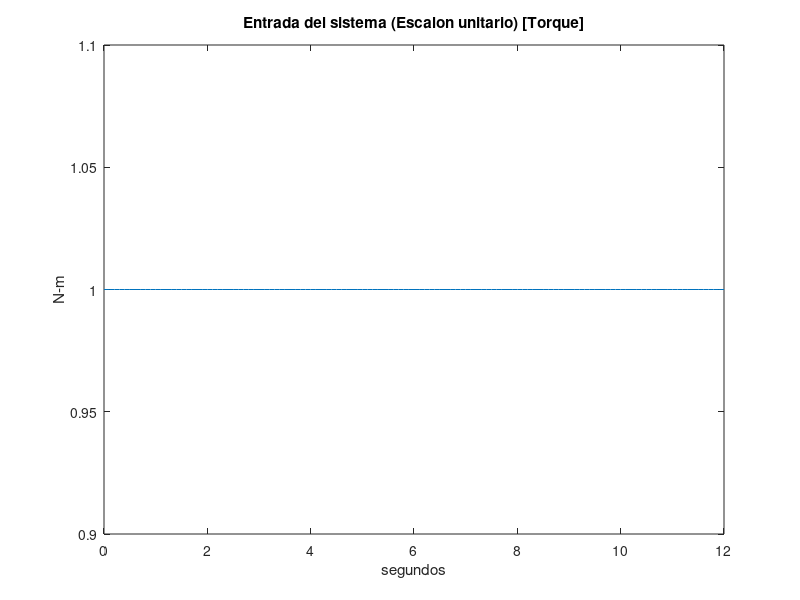
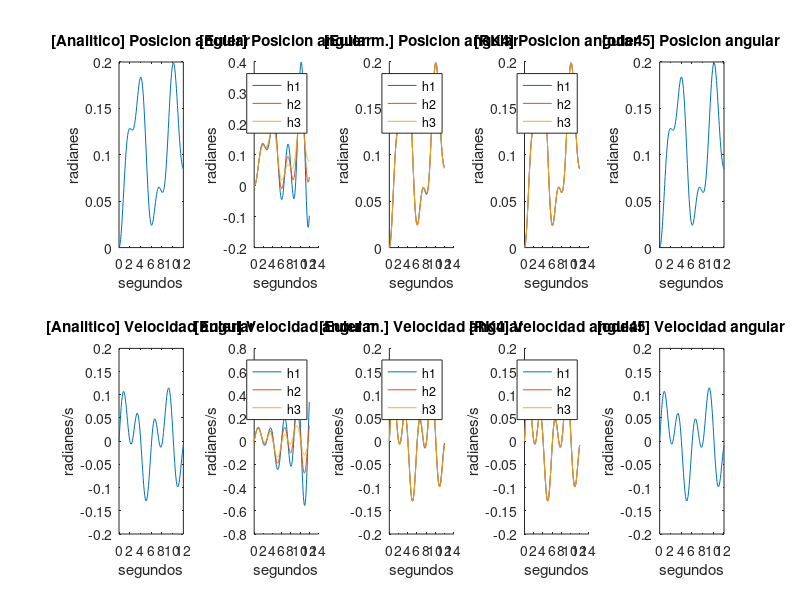

MATLAB code to generate these figures, in order:
clc; clear all; close all;

%% DATOS SISTEMA
J1 = 5;
J2 = 4;

K1= 10;
K2= 8;

T1 = 1;

%% EC. ESTADO
A = [0, 1, 0, 0; -(K1+K2)/J1, 0, K2/J1, 0; 0, 0, 0, 1; K2/J2, 0, -K2/J2, 0];
B = [0; T1/J1; 0; 0];
C = eye(4);

%% DATOS. SIM
tiempo_sim = 12;
h = [0.08, 0.05, 0.01]

%% M. ANALITICO
p_angular = @(t) 0.1 - 0.0704*cos(0.9167*t) - 0.0295*cos(2.1816*t);
v_angular = @(t) 0.0645*sin(2.1816*t) + 0.0645*sin(0.9167*t);

t = 0:0.1:tiempo_sim;
T = T1 * ones(1, length(t));
figure(1);
plot(t, T);
title('Entrada del sistema (Escalon unitario) [Torque]');
xlabel('segundos');
ylabel('N-m');

figure(2);
subplot(2, 5, 1);
plot(t, p_angular(t));
title('[Analitico] Posicion angular');
xlabel('segundos');
ylabel('radianes');

subplot(2, 5, 6);
plot(t, v_angular(t));
title('[Analitico] Velocidad angular');
xlabel('segundos');
ylabel('radianes/s');

%% M. EULER
x_e(:, 1) = [0, 0, 0, 0];
t_e(1) = 0;
for n = 1:length(h)
    for m = 1:tiempo_sim/h(n)
        x_e(:, m+1) = x_e(:, m) + h(n) * (A*x_e(:, m) + B*T1);
        t_e(m+1) = t_e(m) + h(n);
    end
    
    x_e = C *  x_e;
    subplot(2, 5, 2); hold on;
    plot(t_e, x_e(1, :));
    
    subplot(2, 5, 7); hold on;
    plot(t_e, x_e(2, :));
end
subplot(2, 5, 2);
legend('h1', 'h2', 'h3');
title('[Euler] Posicion angular');
xlabel('segundos');
ylabel('radianes');
subplot(2, 5, 7);
legend('h1', 'h2', 'h3');
title('[Euler] Velocidad angular');
xlabel('segundos');
ylabel('radianes/s');

%% M. EULER MEJORADO
x_m(:, 1) = [0, 0, 0, 0];
t_m(1) = 0;
for n = 1:length(h)
    for m = 1:tiempo_sim/h(n)
        x_m(:, m+1) = x_m(:, m) + h(n) * (A*x_m(:, m) + B*T1);
        t_m(m+1) = t_m(m) + h(n);
        x_m(:, m+1) = x_m(:, m) + h(n) * ( A*x_m(:, m) + B*T1 + A*x_m(:, m+1) + B*T1 )/2;
    end
    
    X1_mejorado = C *  x_m;
    subplot(2, 5, 3); hold on;
    plot(t_m, x_m(1, :));
    
    subplot(2, 5, 8); hold on;
    plot(t_m, x_m(2, :));
end
subplot(2, 5, 3);
legend('h1', 'h2', 'h3');
title('[Euler m.] Posicion angular');
xlabel('segundos');
ylabel('radianes');
subplot(2, 5, 8);
legend('h1', 'h2', 'h3');
title('[Euler m.] Velocidad angular');
xlabel('segundos');
ylabel('radianes/s');

%% M. RK4
x_kutta(:, 1) = [0, 0, 0, 0];
t_kutta(1) = 0;
for n = 1:length(h)
    for m = 1:tiempo_sim/h(n)
        Xn = x_kutta(:, m);
        
        k1 = A*Xn + B*T1;
        k2 = A*(Xn + (h(n)/2) * k1) + B*T1;
        k3 = A*(Xn + (h(n)/2) * k2) + B*T1;
        k4 = A*(Xn + h(n) * k3) + B*T1;

        x_kutta(:, m+1) = x_kutta(:, m) + (h(n)/6) * (k1 + 2.*k2 + 2.*k3 + k4);
        t_kutta(m+1) = t_kutta(m) + h(n);
    end
    
    X1_rk4 = C *  x_kutta;
    subplot(2, 5, 4); hold on;
    plot(t_kutta, x_kutta(1, :));
    
    subplot(2, 5, 9); hold on;
    plot(t_kutta, x_kutta(2, :));
end
subplot(2, 5, 4);
legend('h1', 'h2', 'h3');
title('[RK4] Posicion angular');
xlabel('segundos');
ylabel('radianes');
subplot(2, 5, 9);
legend('h1', 'h2', 'h3');
title('[RK4] Velocidad angular');
xlabel('segundos');
ylabel('radianes/s');

%% M. ODE45
ecuaciones_estado = @(t, x) [x(2); -((K1+K2)*x(1))/J1+(K2*x(3))/J1+T1/J1; x(4); (K2*x(1))/J2-(K2*x(3))/J2];
xo = [0, 0, 0, 0];
tspan = [0, tiempo_sim];
[t, x] = ode45(ecuaciones_estado, tspan, xo);
subplot(2, 5, 5);
plot(t, x(:, 1));

title('[ode45] Posicion angular');
xlabel('segundos');
ylabel('radianes');
subplot(2, 5, 10);
plot(t, x(:, 2));
title('[ode45] Velocidad angular');
xlabel('segundos');
ylabel('radianes/s');